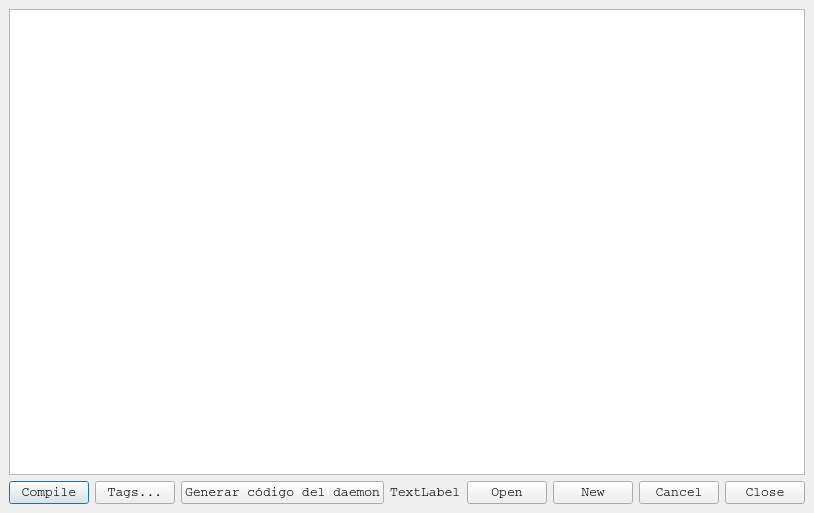
<?xml version="1.0" encoding="UTF-8"?>
<ui version="4.0">
 <class>DialogDaemon</class>
 <widget class="QDialog" name="DialogDaemon">
  <property name="geometry">
   <rect>
    <x>0</x>
    <y>0</y>
    <width>669</width>
    <height>513</height>
   </rect>
  </property>
  <property name="font">
   <font>
    <family>Courier</family>
    <pointsize>10</pointsize>
    <weight>50</weight>
    <italic>false</italic>
    <bold>false</bold>
    <underline>false</underline>
    <strikeout>false</strikeout>
   </font>
  </property>
  <property name="windowTitle">
   <string>pvdevelop Make a Daemon</string>
  </property>
  <layout class="QVBoxLayout">
   <property name="spacing">
    <number>6</number>
   </property>
   <property name="margin">
    <number>9</number>
   </property>
   <item>
    <widget class="QTextEdit" name="textEdit">
     <property name="lineWrapMode">
      <enum>QTextEdit::NoWrap</enum>
     </property>
    </widget>
   </item>
   <item>
    <layout class="QHBoxLayout">
     <property name="spacing">
      <number>6</number>
     </property>
     <property name="margin">
      <number>0</number>
     </property>
     <item>
      <widget class="QPushButton" name="pushButtonCompile">
       <property name="text">
        <string>Compile</string>
       </property>
      </widget>
     </item>
     <item>
      <widget class="QPushButton" name="pushButtonTags">
       <property name="text">
        <string>Tags...</string>
       </property>
       <property name="toolTip">
        <string>Editor de tags: variables con nombre, su dirección y tipo (se leen agrupadas en bloques)</string>
       </property>
      </widget>
     </item>
     <item>
      <widget class="QPushButton" name="pushButtonDaemonCode">
       <property name="text">
        <string>Generar código del daemon</string>
       </property>
       <property name="toolTip">
        <string>Copia el código de rlopcuadaemon (y open62541) a la carpeta opcuadaemon del proyecto para modificarlo y compilarlo</string>
       </property>
      </widget>
     </item>
     <item>
      <widget class="QLabel" name="labelFile">
       <property name="text">
        <string>TextLabel</string>
       </property>
      </widget>
     </item>
     <item>
      <spacer>
       <property name="orientation">
        <enum>Qt::Horizontal</enum>
       </property>
       <property name="sizeHint" stdset="0">
        <size>
         <width>40</width>
         <height>20</height>
        </size>
       </property>
      </spacer>
     </item>
     <item>
      <widget class="QPushButton" name="pushButtonOpen">
       <property name="text">
        <string>Open</string>
       </property>
      </widget>
     </item>
     <item>
      <widget class="QPushButton" name="pushButtonNew">
       <property name="text">
        <string>New</string>
       </property>
      </widget>
     </item>
     <item>
      <widget class="QPushButton" name="pushButtonCancel">
       <property name="text">
        <string>Cancel</string>
       </property>
      </widget>
     </item>
     <item>
      <widget class="QPushButton" name="pushButtonClose">
       <property name="text">
        <string>Close</string>
       </property>
      </widget>
     </item>
    </layout>
   </item>
  </layout>
 </widget>
 <resources/>
 <connections>
  <connection>
   <sender>pushButtonClose</sender>
   <signal>clicked()</signal>
   <receiver>DialogDaemon</receiver>
   <slot>accept()</slot>
   <hints>
    <hint type="sourcelabel">
     <x>351</x>
     <y>38</y>
    </hint>
    <hint type="destinationlabel">
     <x>233</x>
     <y>29</y>
    </hint>
   </hints>
  </connection>
  <connection>
   <sender>pushButtonCancel</sender>
   <signal>clicked()</signal>
   <receiver>DialogDaemon</receiver>
   <slot>reject()</slot>
   <hints>
    <hint type="sourcelabel">
     <x>330</x>
     <y>66</y>
    </hint>
    <hint type="destinationlabel">
     <x>197</x>
     <y>125</y>
    </hint>
   </hints>
  </connection>
 </connections>
</ui>
